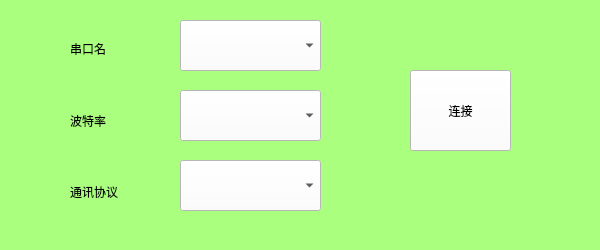
<?xml version="1.0" encoding="UTF-8"?>
<ui version="4.0">
 <class>portUi</class>
 <widget class="QWidget" name="portUi">
  <property name="geometry">
   <rect>
    <x>0</x>
    <y>0</y>
    <width>600</width>
    <height>250</height>
   </rect>
  </property>
  <property name="windowTitle">
   <string>Form</string>
  </property>
  <property name="styleSheet">
   <string notr="true">background-color: rgb(255, 255, 255);
background-color: rgb(170, 255, 127);</string>
  </property>
  <widget class="QPushButton" name="connect">
   <property name="geometry">
    <rect>
     <x>410</x>
     <y>70</y>
     <width>101</width>
     <height>81</height>
    </rect>
   </property>
   <property name="styleSheet">
    <string notr="true">font: 12pt &quot;幼圆&quot;;
background-color: rgb(255, 255, 255);</string>
   </property>
   <property name="text">
    <string>连接</string>
   </property>
  </widget>
  <widget class="QComboBox" name="portName">
   <property name="geometry">
    <rect>
     <x>180</x>
     <y>20</y>
     <width>141</width>
     <height>51</height>
    </rect>
   </property>
   <property name="styleSheet">
    <string notr="true">background-color: rgb(255, 255, 255);
font: 12pt &quot;幼圆&quot;;</string>
   </property>
  </widget>
  <widget class="QComboBox" name="baundRate">
   <property name="geometry">
    <rect>
     <x>180</x>
     <y>90</y>
     <width>141</width>
     <height>51</height>
    </rect>
   </property>
   <property name="styleSheet">
    <string notr="true">font: 12pt &quot;幼圆&quot;;
background-color: rgb(255, 255, 255);</string>
   </property>
  </widget>
  <widget class="QComboBox" name="connectType">
   <property name="geometry">
    <rect>
     <x>180</x>
     <y>160</y>
     <width>141</width>
     <height>51</height>
    </rect>
   </property>
   <property name="styleSheet">
    <string notr="true">font: 12pt &quot;幼圆&quot;;
background-color: rgb(255, 255, 255);</string>
   </property>
  </widget>
  <widget class="QLabel" name="text">
   <property name="geometry">
    <rect>
     <x>370</x>
     <y>160</y>
     <width>181</width>
     <height>51</height>
    </rect>
   </property>
   <property name="styleSheet">
    <string notr="true">font: 8pt &quot;幼圆&quot;;</string>
   </property>
   <property name="text">
    <string/>
   </property>
  </widget>
  <widget class="QWidget" name="">
   <property name="geometry">
    <rect>
     <x>70</x>
     <y>40</y>
     <width>82</width>
     <height>161</height>
    </rect>
   </property>
   <layout class="QVBoxLayout" name="verticalLayout">
    <item>
     <widget class="QLabel" name="label">
      <property name="styleSheet">
       <string notr="true">font: 12pt &quot;幼圆&quot;;</string>
      </property>
      <property name="text">
       <string>串口名</string>
      </property>
     </widget>
    </item>
    <item>
     <spacer name="verticalSpacer">
      <property name="orientation">
       <enum>Qt::Vertical</enum>
      </property>
      <property name="sizeHint" stdset="0">
       <size>
        <width>20</width>
        <height>40</height>
       </size>
      </property>
     </spacer>
    </item>
    <item>
     <widget class="QLabel" name="label_2">
      <property name="styleSheet">
       <string notr="true">font: 12pt &quot;幼圆&quot;;</string>
      </property>
      <property name="text">
       <string>波特率</string>
      </property>
     </widget>
    </item>
    <item>
     <spacer name="verticalSpacer_3">
      <property name="orientation">
       <enum>Qt::Vertical</enum>
      </property>
      <property name="sizeHint" stdset="0">
       <size>
        <width>20</width>
        <height>40</height>
       </size>
      </property>
     </spacer>
    </item>
    <item>
     <widget class="QLabel" name="label_3">
      <property name="styleSheet">
       <string notr="true">font: 12pt &quot;幼圆&quot;;</string>
      </property>
      <property name="text">
       <string>通讯协议</string>
      </property>
     </widget>
    </item>
   </layout>
  </widget>
 </widget>
 <resources/>
 <connections/>
</ui>
